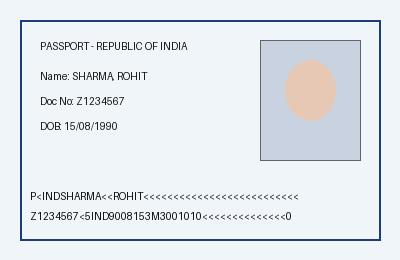
#> input picture backend/test_doc.jpg, 400 x 260 px
$ python -i ela_engine.py   (imports and definitions only)
#> lines starting #> are read from the running program, lines starting #| are printed output that depends on the picture
"""
Error Level Analysis (ELA) Engine
Computes compression discrepancies across image blocks to detect digital forgery.
"""
import io
from PIL import Image, ImageChops, ImageEnhance
import numpy as np

def perform_ela(image_bytes: bytes, quality: int = 95, scale: float = 12.0) -> tuple[bytes, float]:
    """
    Performs Error Level Analysis on image bytes.
    Returns: (ela_image_bytes, anomaly_score_0_to_100)
    """
    try:
        # Support raw bytes, bytearray, or base64 data URL strings
        raw_data = image_bytes
        if isinstance(raw_data, str):
            import base64
            if "base64," in raw_data:
                raw_data = raw_data.split("base64,")[1]
            raw_data = base64.b64decode(raw_data)
        elif isinstance(raw_data, (bytearray, memoryview)):
            raw_data = bytes(raw_data)

        orig_image = Image.open(io.BytesIO(raw_data)).convert('RGB')

        # Save image to temporary buffer at specified JPEG quality
        buffer = io.BytesIO()
        orig_image.save(buffer, 'JPEG', quality=quality)
        buffer.seek(0)
        resaved_image = Image.open(buffer)

        # Calculate absolute difference
        ela_image = ImageChops.difference(orig_image, resaved_image)

        # Calculate anomaly metric from extrema (safe across channel modes)
        extrema = ela_image.getextrema()
        if isinstance(extrema[0], tuple):
            max_diff = max([ex[1] for ex in extrema])
        else:
            max_diff = extrema[1] if len(extrema) > 1 else extrema[0]

        scale_factor = 255.0 / max(max_diff, 1) * 0.8

        # Amplify difference
        enhancer = ImageEnhance.Brightness(ela_image)
        amplified = enhancer.enhance(scale_factor)

        # Estimate overall anomaly percentage
        np_ela = np.array(ela_image)
        mean_error = float(np.mean(np_ela))
        anomaly_score = min(100.0, mean_error * 3.5)

        out_buffer = io.BytesIO()
        amplified.save(out_buffer, format='PNG')
        return out_buffer.getvalue(), round(anomaly_score, 2)
    except Exception as e:
        # Graceful fallback on non-raster formats or decode failure
        placeholder = Image.new('RGB', (200, 200), color=(15, 23, 42))
        buf = io.BytesIO()
        placeholder.save(buf, format='PNG')
        return buf.getvalue(), 0.0

>>> import cv2
>>> picture = cv2.imread('../test_doc.jpg', cv2.IMREAD_GRAYSCALE)
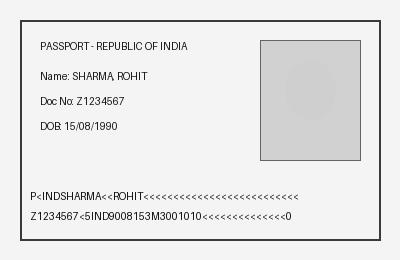
#> picture: shape (260, 400); min 0, max 255, mean 231.1
>>> result = perform_ela(picture)
#> in perform_ela, `placeholder = Image.new('RGB', (200, 200), color=(15, 23, 42))`:
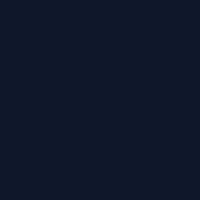
#> placeholder: PIL image 200x200 RGB; mean R, G, B 15, 23, 42
